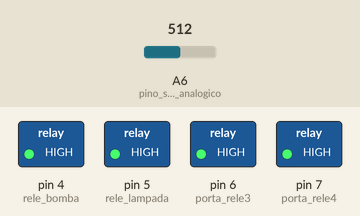
This sketch was run on a simulated Arduino Nano, built with avr-gcc and run on an emulated ATmega328P. On the bench: switched loads named in the sketch (green lamp = pin HIGH). The inputs (shaded band) are chosen by the test bench; at power-on: A6 (pino_sinal_analogico) = 512. What the sketch prints to the serial monitor is not drawn.

Above: at 0.1 s.
Timing chart, 0 to 1.6 s (numbered marks = the images above):
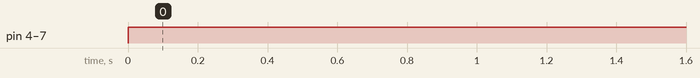

Measured:
- by itself, pin 4 (rele_bomba), pin 5 (rele_lampada), pin 6 (porta_rele3), pin 7 (porta_rele4): LOW → HIGH at 0.00 s

The sketch:

relay.ino
```cpp
// QUATRO RELES E UM HIGROMETRO

int pino_sinal_analogico = A6 ;
int rele_bomba = 4;
int rele_lampada = 5;
int porta_rele3 = 6;
int porta_rele4 = 7;

int valor_analogico;
int time_controller = 1;
int lampada_ligada = 0;

void setup()
{
  // SERIAL PARA PC
  Serial.begin(9600);

  // DEFINE PINO DE INPUT  DO HIGROMETRO
  pinMode(pino_sinal_analogico, INPUT);

  // DEFINE SAIDAS PARA RELE
  pinMode(rele_bomba, OUTPUT);
  pinMode(rele_lampada, OUTPUT);
  pinMode(porta_rele3, OUTPUT);
  pinMode(porta_rele4, OUTPUT);
}

void loop()
{
  // LEITURA DO HIGROMETRO
  valor_analogico = analogRead(pino_sinal_analogico);

  // DESLIGA TODOS OS RELES
  relay_off();

    // LOGICA TIMER LAMPADA
  Serial.println(time_controller);

  if (time_controller >= 720) {
    if (lampada_ligada == 0) {
      digitalWrite(rele_lampada, LOW);
      lampada_ligada = 1;
    }
    else {
      digitalWrite(rele_lampada, HIGH);
      lampada_ligada = 0;
    }
  }

  // UMIDADE BAIXA - RELE 1 LIGADO POR 1 SEGUNDOS, PARA BOMBA DAGUA
  if (valor_analogico > 800 && valor_analogico < 1024)
  {
    Serial.println(" Status: Umidade Baixa");
    Serial.println(valor_analogico);
    digitalWrite(rele_bomba, LOW);
    delay(1000);
    digitalWrite(rele_bomba, HIGH);
  }

  // UMIDADE IDEAL - MOTOR DESLIGADO
  if (valor_analogico > 500 && valor_analogico < 800)
  {
    Serial.println(" Status: Umidade moderada");
    Serial.println(valor_analogico);
  }

  // UMIDADE ALTA - MOTOR DESLIGADO
  if (valor_analogico < 500)
  {
    Serial.println(" Status: Umidade alta");
    Serial.println(valor_analogico);
  }

  delay(60000);
  time_controller = time_controller + 1;

}

void relay_off()
{
  digitalWrite(rele_bomba, HIGH);
  digitalWrite(rele_lampada, HIGH);
  digitalWrite(porta_rele3, HIGH);
  digitalWrite(porta_rele4, HIGH);
  }
```
